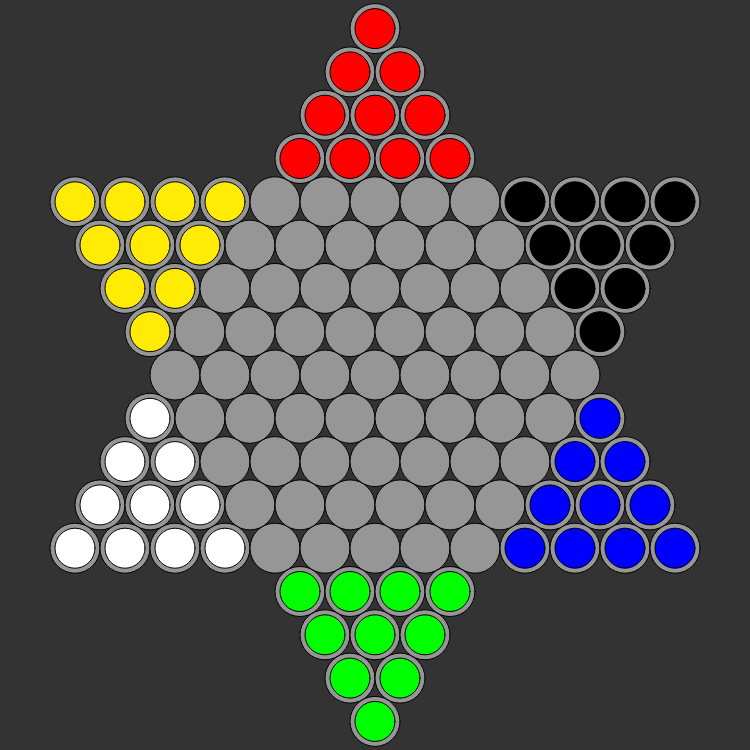
Frame 1 (no input)
Frame 60 (no input): identical to frame 1, image omitted
Frame 120 (the mouse pressed at the canvas centre since frame 60): identical to frame 1, image omitted

The p5.js sketch that drew this single still picture (run headless with seeded random() and noise() and a simulated clock; from frame 60 on, the mouse is pressed at the canvas centre):

// p5.js sketch
// ── sketch.js

//#region Constants

const TILE_START_INDICES = [6, 5, 5, 4, 0, 0, 1, 1, 2, 1, 1, 0, 0, 4, 5, 5, 6];
const ROW_SIZES = [1, 2, 3, 4, 13, 12, 11, 10, 9, 10, 11, 12, 13, 4, 3, 2, 1];

const CANVAS_WIDTH = 750;
const CANVAS_HEIGHT = 750;

const GRID_WIDTH = 13;
const GRID_HEIGHT = 17;

const RED_START = [6, 18, 19, 31, 32, 33, 43, 44, 45, 46];
const BLACK_START = [61, 62, 63, 64, 74, 75, 76, 88, 89, 101];
const BLUE_START = [127, 140, 141, 152, 153, 154, 165, 166, 167, 168];
const GREEN_START = [173, 174, 175, 176, 187, 188, 189, 200, 201, 214];
const WHITE_START = [118, 131, 132, 143, 144, 145, 156, 157, 158, 159];
const YELLOW_START = [52, 53, 54, 55, 65, 66, 67, 79, 80, 92];

const sqrt3 = 1.73205080757;

//#endregion

let grid;
let currentTile;
let possibleMoves;

let offsetX;
let offsetY;

let radius = 25;
let pieceRadiusMultiplier = 0.8;

let debugMove = false;
let showDebugText = false;

let playerCount = 2;
let currentTurn;

function setup ()
{
	createCanvas (CANVAS_WIDTH, CANVAS_HEIGHT);
	
	init();
}

function draw ()
{
	// draw
	
	background(51);

	for (let i = 0; i < grid.length; i++)
	{
		if (grid[i] != undefined)
		{
			grid[i].show ();
		}
	}

	if (currentTile != undefined)
	{
		for (i = 0; i < possibleMoves.length; i++)
		{
			if (possibleMoves[i] == undefined)
				continue;

			
			fill (0, 255, 0, 100);
			ellipse (possibleMoves[i].showX, possibleMoves[i].showY, radius);
		}

		drawPiece (mouseX, mouseY, currentTile.team);
	}
}

function init ()
{	
	grid = new Array (GRID_WIDTH * GRID_HEIGHT);

	offsetX = CANVAS_WIDTH / 2 - 6 * radius * 2;
	offsetY = CANVAS_HEIGHT / 2 - 8 * radius * sqrt3;

	for (let i = 0; i < GRID_HEIGHT; i++)
	{
		let start = TILE_START_INDICES[i];
		let end = start + ROW_SIZES[i];
		
		for (let j = start; j < end; j++)
		{
			grid[getIndex (j, i)] = new Tile (j, i);
		}
	}

	for (let i = 0; i < RED_START.length; i++)
	{
		grid[RED_START[i]].team = Team.RED;
	}

	for (let i = 0; i < BLACK_START.length; i++)
	{
		grid[BLACK_START[i]].team = Team.BLACK;
	}

	for (let i = 0; i < BLUE_START.length; i++)
	{
		grid[BLUE_START[i]].team = Team.BLUE;
	}

	for (let i = 0; i < GREEN_START.length; i++)
	{
		grid[GREEN_START[i]].team = Team.GREEN;
	}

	for (let i = 0; i < WHITE_START.length; i++)
	{
		grid[WHITE_START[i]].team = Team.WHITE;
	}

	for (let i = 0; i < YELLOW_START.length; i++)
	{
		grid[YELLOW_START[i]].team = Team.YELLOW;
	}
	
	
	currentTurn = 0;
}

function mousePressed ()
{
	let tile = getTileUnderMouse();
	if (tile != undefined && tile.team != 0)
	{
		currentTile = tile;
		possibleMoves = currentTile.getPossibleMoves ();
	}
	else
	{
		currentTile = undefined;
	}
	return false;
}

function mouseReleased ()
{
	if (currentTile == undefined)
	{
		return false;
	}

	let tile = getTileUnderMouse ();
	if (validMove (currentTile, tile))
	{
		tile.team = currentTile.team;
		currentTile.team = 0;
	}

	currentTile = undefined;

	return false;
}

function keyPressed ()
{
	switch (keyCode)
	{
		case 13:
			setup ();
			break;
		case 49:
			debugMove = !debugMove;
			break;
		case 50:
			showDebugText = !showDebugText;
			break;
		case 97:
			playerCount = 0;
			break;
		case 98:
			playerCount = 2;
			break;
		case 99:
			playerCount = 3;
			break;
		case 100:
			playerCount = 4;
			break;
		case 102:
			playerCount = 6;
			break;
	}
}

function getIndex (x, y)
{
	if (x < 0 || x >= GRID_WIDTH || y < 0 || y >= GRID_HEIGHT)
	{
		return -1;
	}

	return x + y * GRID_WIDTH;
}

function getTileUnderMouse ()
{
	for (let i = 0; i < grid.length; i++)
	{
		if (grid[i] != undefined && grid[i].withinRange (mouseX, mouseY))
		{
			return grid[i];
		}
	}
}

function getTile (x, y)
{
	return grid[getIndex (x, y)];
}

function Tile (x, y)
{
	this.x = x;
	this.y = y;
	this.showX = this.y % 2 == 0 ? this.x * radius * 2 + offsetX : this.x * radius * 2 + radius + offsetX;
	this.showY = this.y * radius * sqrt3 + offsetY;
	this.team = 0;

	this.withinRange = function (x, y)
	{
		if ((x - this.showX) * (x - this.showX) + (y - this.showY) * (y - this.showY) < radius * radius)
		{
			return true;
		}
		return false;
	};

	this.show = function ()
	{
		fill (150);
		ellipse (this.showX, this.showY, radius * 2);

		if (this.team != 0 && this != currentTile)
		{
			drawPiece (this.showX, this.showY, this.team);
		}
		
		if (showDebugText)
		{
			let color = getTeamColor (this.team);
			if (brightness(color[0], color[1], color[2]) < 1)
			{
				fill (255);
			}
			else
			{
				fill (0);
			}

			text (getIndex (this.x, this.y) + "\n" + this.x + " , " + this.y, this.showX - 10, this.showY - 10, this.showX, this.showY);
		}
	};

	this.getAdjacentTiles = function ()
	{
		let adj = new Array (6);

		let x = this.y % 2 == 0 ? this.x : this.x + 1;

		adj[0] = getTile (x, this.y - 1);
		adj[1] = getTile (this.x + 1, this.y);
		adj[2] = getTile (x, this.y + 1);
		adj[3] = getTile (x - 1, this.y + 1);
		adj[4] = getTile (this.x - 1, this.y);
		adj[5] = getTile (x - 1, this.y - 1);

		return adj;
	};

	this.getPossibleMoves = function ()
	{
		let possible = [];

		let adj = this.getAdjacentTiles ();

		for (i = 0; i < adj.length; i++)
		{
			if (adj[i] == undefined)
			{
				continue;
			}

			if (adj[i].team == Team.NONE)
			{
				possible.push (adj[i]);
			}
			else
			{
				let newT = adj[i].getAdjacentTiles ()[i];

				if (newT != undefined && newT.team == Team.NONE)
				{
					possible.push (newT);

				// 	this shit just aint working so leave it out for now
				//	print (newT.x + " " + newT.y);
					possible = this.getPossibleMovesRec (newT, possible);
				}
			}
		}

		return possible;
	};

	this.getPossibleMovesRec = function (newT, possible)
	{
		possible.push (newT);

		let adj = newT.getAdjacentTiles ();

		for (let i = 0; i < adj.length; i++)
		{
			if (adj[i] == undefined)
			{
				continue;
			}

			if (adj[i].team == Team.NONE)
			{
				continue;
			}

			let next = adj[i].getAdjacentTiles ()[i];

			if (possible.indexOf (next) >= 0)
			{
				continue;
			}
			
			if (next != undefined && next.team == Team.NONE)
			{
				possible = next.getPossibleMovesRec (next, possible);
			}
		}

		return possible;
	};
}

function validMove (from, to)
{
	if (from == undefined || to == undefined)
		return false;

	if (debugMove)
		return true;

	if (to.team != Team.NONE)
		return false;

	if (possibleMoves.indexOf (to) == -1)
		return false;
	
	return true;
}

function drawPiece (x, y, team)
{
	let color = getTeamColor (team);
	fill (color[0], color[1], color[2]);
	ellipse (x, y, radius * 2 * pieceRadiusMultiplier);
}

let Team = {
	NONE: 0,
	RED: 1,
	BLACK: 2,
	BLUE: 3,
	GREEN: 4,
	WHITE: 5,
	YELLOW: 6,
};

function getTeamColor (team)
{
	switch (team)
	{
		default:
		case 0:
			return [0, 0, 0];
		case 1:
			return [255, 0, 0];
		case 2:
			return [0, 0, 0];
		case 3:
			return [0, 0, 255];
		case 4:
			return [0, 255, 0];
		case 5:
			return [255, 255, 255];
		case 6:
			return [255, 235, 4];
	}
}

// ── tile.js
function Tile (x, y)
{
	this.x = x;
	this.y = y;
	this.showX = this.y % 2 == 0 ? this.x * radius * 2 + offsetX : this.x * radius * 2 + radius + offsetX;
	this.showY = this.y * radius * sqrt3 + offsetY;
	this.piece = 0;

	this.withinRange = function (x, y)
	{
		if ((x - this.showX) * (x - this.showX) + (y - this.showY) * (y - this.showY) < radius * radius)
		{
			return true;
		}
		return false;
	};

	this.show = function ()
	{
		fill (150);
		ellipse (this.showX, this.showY, radius * 2);

		if (this.piece != 0 && this != currentTile)
		{
			drawPiece (this.showX, this.showY, this.piece);
		}
		
		if (showDebugCoordinates)
		{
			let color = getColor (this.piece);
			if (brightness_value(color) < 125)
			{
				fill (255);
			}
			else
			{
				fill (0);
			}
			
			textAlign (CENTER, CENTER);
			textSize (radius * 0.5);
			
			text (getIndex (this.x, this.y) + "\n" + this.x + " , " + this.y, this.showX, this.showY);
		}
	};

	this.getAdjacentTiles = function ()
	{
		let adj = new Array (6);

		let x = this.y % 2 == 0 ? this.x : this.x + 1;

		adj[0] = getTile (x, this.y - 1);
		adj[1] = getTile (this.x + 1, this.y);
		adj[2] = getTile (x, this.y + 1);
		adj[3] = getTile (x - 1, this.y + 1);
		adj[4] = getTile (this.x - 1, this.y);
		adj[5] = getTile (x - 1, this.y - 1);

		return adj;
	};

	this.getPossibleMoves = function ()
	{
		let possible = [];

		let adj = this.getAdjacentTiles ();

		for (i = 0; i < adj.length; i++)
		{
			if (adj[i] == undefined)
			{
				continue;
			}

			if (adj[i].piece == NO_PIECE)
			{
				possible.push (adj[i]);
			}
			else
			{
				let newT = adj[i].getAdjacentTiles ()[i];

				if (newT != undefined && newT.piece == NO_PIECE)
				{
					possible.push (newT);
					possible = this.getPossibleMovesRec (newT, possible);
				}
			}
		}

		return possible;
	};

	this.getPossibleMovesRec = function (newT, possible)
	{
		possible.push (newT);

		let adj = newT.getAdjacentTiles ();

		for (let i = 0; i < adj.length; i++)
		{
			if (adj[i] == undefined)
			{
				continue;
			}

			if (adj[i].piece == NO_PIECE)
			{
				continue;
			}

			let next = adj[i].getAdjacentTiles ()[i];

			if (possible.indexOf (next) >= 0)
			{
				continue;
			}
			
			if (next != undefined && next.piece == NO_PIECE)
			{
				possible = next.getPossibleMovesRec (next, possible);
			}
		}

		return possible;
	};
}
